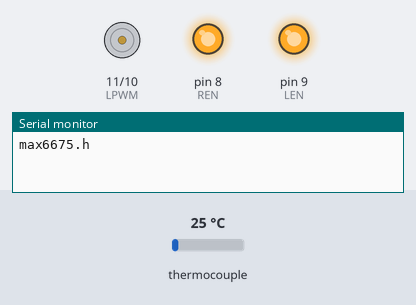
Recording of a sketch running on a simulated Arduino Uno, built with avr-gcc and run on an emulated ATmega328P. On the bench: motor-driver pin pairs drawn as motors (green arrow = first pin HIGH = forward, orange = second pin HIGH = backward, longer = more drive), output pins drawn as LEDs (lit = HIGH), the last lines printed to the serial monitor. The inputs (shaded band) are chosen by the test bench; at power-on: thermocouple 25 °C.

Above: at 0.1 s.
At 0.6 s:
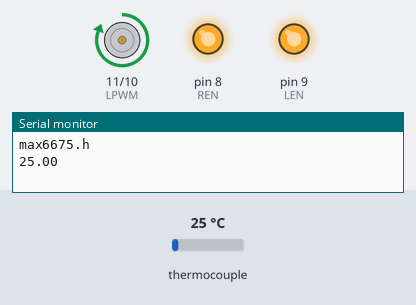
Timing chart, 0 to 2.1 s (numbered marks = the images above):
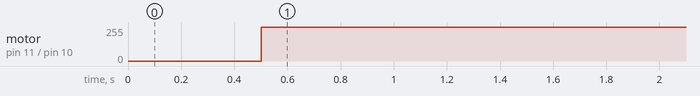

Measured:
- by itself, motor on pin 11 (LPWM) / pin 10 (RPWM): stopped → forward 255/255 at 0.50 s

The sketch:

Thermocycler.ino
```cpp
#include "max6675.h"

int thermoDO = 4;
int thermoCS = 5;
int thermoCLK = 6;

MAX6675 thermocouple(thermoCLK, thermoCS, thermoDO);

#define RPWM 10
#define LPWM 11
#define REN 8
#define LEN 9


int pot;
int out1;
int out2;


float set = 90;
float cur = 0;

float error = 0;
float prev_err = 0;
int Time = millis();

float P = 0;
float I = 0;
float D = 0;

float kp = 50.0;
float kd = 200.0;
float ki = 00.4;

void setup() {
  Serial.begin(9600);
  pinMode(RPWM,OUTPUT);
  pinMode(LPWM,OUTPUT);
  pinMode(LEN,OUTPUT);
  pinMode(REN,OUTPUT);
  digitalWrite(REN,HIGH);
  digitalWrite(LEN,HIGH);

  Serial.println("max6675.h");

  delay(500);

}


void loop() {

    cur = thermocouple.readCelsius();
    error = set - cur;
    P = kp*error;
    I += ki*error;

    int prev_time = Time;

    Time = millis();

    float elap_time = (Time - prev_time)/1000.0;

    D = kd*((error-prev_err)/elap_time);

    int sum = P + I + D;


    if(sum>255)
      sum = 255;
    if(sum<0)
      sum = 0;

    analogWrite(RPWM,0);
    analogWrite(LPWM,sum);

    prev_err = error;
    Serial.println(cur);


  delay(300);


}
```
